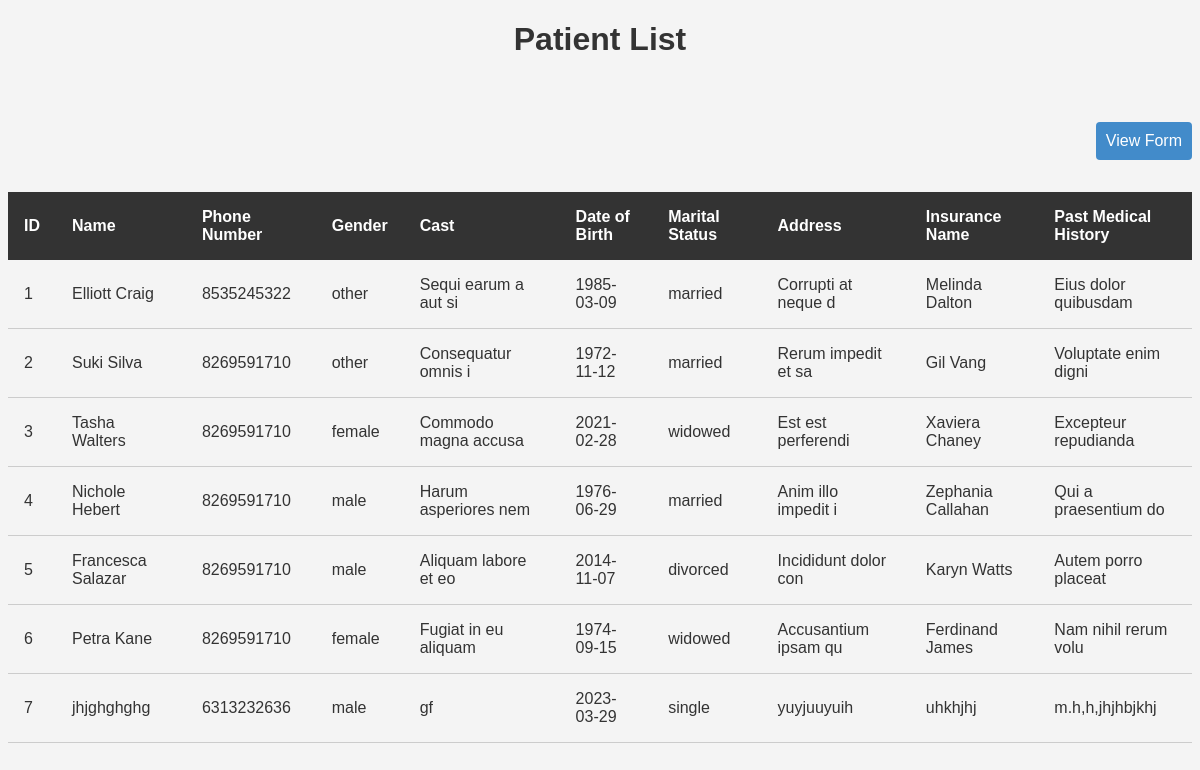
Page /data on the committed database.
### tables this page shows
CREATE TABLE patients
                 (id INTEGER PRIMARY KEY AUTOINCREMENT,
                  name TEXT NOT NULL,
                  phone TEXT NOT NULL,
                  gender TEXT NOT NULL,
                  cast TEXT NOT NULL,
                  dob TEXT NOT NULL,
                  marital_status TEXT NOT NULL,
                  address TEXT NOT NULL,
                  insurance TEXT NOT NULL,
                  past_medical_history TEXT);

### app.py (the view)
@app.route('/data')
def data():
    conn = sqlite3.connect('patients.db')
    c = conn.cursor()
    c.execute("SELECT * FROM patients")
    patients = c.fetchall()
    conn.close()
    return render_template('display_data.html', patients=patients)

### templates/display_data.html (shortened to what this page needs)
<!DOCTYPE html>
<html lang="en">
  <head>
    <link
      rel="stylesheet"
      href="{{ url_for('static', filename='style1.css') }}"
    />
  </head>
  <body>
    <h1>Patient List</h1>
    <div
      style="display: flex; justify-content: flex-end; align-items: center"
    >
      <a href="/">View Form</a>
    </div>
    <table>
      <thead>
        <tr>
	  <th>ID</th>
          <th>Name</th>
          <th>Phone Number</th>
          <th>Gender</th>
          <th>Cast</th>
          <th>Date of Birth</th>
          <th>Marital Status</th>
          <th>Address</th>
          <th>Insurance Name</th>
          <th>Past Medical History</th>
        </tr>
      </thead>
      <tbody>
        {% for patient in patients %}
        <tr>
          <td>{{ patient[0] }}</td>
          <td>{{ patient[1] }}</td>
          <td>{{ patient[2] }}</td>
          <td>{{ patient[3] }}</td>
          <td>{{ patient[4] }}</td>
          <td>{{ patient[5] }}</td>
          <td>{{ patient[6] }}</td>
          <td>{{ patient[7] }}</td>
          <td>{{ patient[8] }}</td>
	  <td>{{ patient[9] }}</td>
        </tr>
        {% endfor %}
      </tbody>
    </table>
  </body>
</html>

### static/style1.css (style rules this page uses)
body { font-family: Arial, sans-serif; background-color: #f4f4f4; color: #333; }
h1 { text-align: center; font-size: 2em; margin-bottom: 2em; }
table { width: 100%; border-collapse: collapse; margin: 2em 0; }
thead { background-color: #333; color: #fff; }
th { padding: 1em; text-align: left; }
td { padding: 1em; border-bottom: 1px solid #ccc; }
a { display: inline-block; padding: 10px; background-color: #428bca; color: #fff; text-decoration: none; border-radius: 4px; transition: background-color 0.3s; }

### rows in the picture
patients: id "1", name "Elliott Craig", phone "8535245322", gender "other", cast "Sequi earum a aut si", dob "1985-03-09", marital_status "married", address "Corrupti at neque d", insurance "Melinda Dalton", past_medical_history "Eius dolor quibusdam"
patients: id "2", name "Suki Silva", phone "8269591710", gender "other", cast "Consequatur omnis i", dob "1972-11-12", marital_status "married", address "Rerum impedit et sa", insurance "Gil Vang", past_medical_history "Voluptate enim digni"
patients: id "3", name "Tasha Walters", phone "8269591710", gender "female", cast "Commodo magna accusa", dob "2021-02-28", marital_status "widowed", address "Est est perferendi", insurance "Xaviera Chaney", past_medical_history "Excepteur repudianda"
patients: id "4", name "Nichole Hebert", phone "8269591710", gender "male", cast "Harum asperiores nem", dob "1976-06-29", marital_status "married", address "Anim illo impedit i", insurance "Zephania Callahan", past_medical_history "Qui a praesentium do"
patients: id "5", name "Francesca Salazar", phone "8269591710", gender "male", cast "Aliquam labore et eo", dob "2014-11-07", marital_status "divorced", address "Incididunt dolor con", insurance "Karyn Watts", past_medical_history "Autem porro placeat"
patients: id "6", name "Petra Kane", phone "8269591710", gender "female", cast "Fugiat in eu aliquam", dob "1974-09-15", marital_status "widowed", address "Accusantium ipsam qu", insurance "Ferdinand James", past_medical_history "Nam nihil rerum volu"
patients: id "7", name "jhjghghghg", phone "6313232636", gender "male", cast "gf", dob "2023-03-29", marital_status "single", address "yuyjuuyuih", insurance "uhkhjhj", past_medical_history "m.h,h,jhjhbjkhj"
